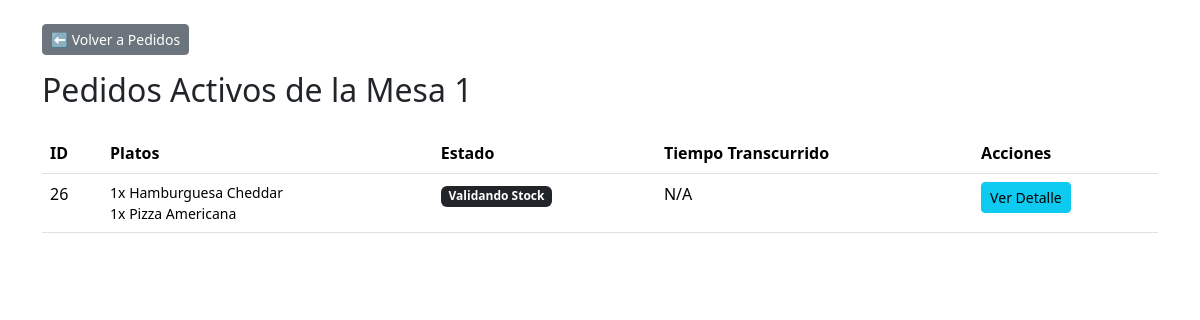
Screenshot of /mesa/1/pedidos/ with the database file from the repository.
### mainApp/models.py (models this page shows, shortened)
class Mesas(models.Model):
    numero = models.CharField(max_length=10, unique=True, verbose_name="Número de Mesa")
    ocupada = models.BooleanField(default=False, verbose_name="Ocupada")
    ubicacion = models.CharField(max_length=100, verbose_name="Ubicación en el Restaurante")
    class Meta:
        verbose_name = "Mesa"
        verbose_name_plural = "Mesas"
        ordering = ['numero']

class Pedidos(models.Model):
    ESTADO_CHOICES = [
        ('pendiente', 'Pendiente'),
        ('validando_stock', 'Validando Stock'),  # ✅ Nuevo estado
        ('en_elaboracion', 'En Elaboración'),
        ('enviado_cocina', 'Enviado a Cocina'),
        ('listo', 'Listo para Recoger'),
        ('entregado', 'Entregado'),
        ('cancelado', 'Cancelado'),
    ]
    nombre = models.CharField(max_length=100, verbose_name="Nombre del Cliente")
    mesa = models.ForeignKey(Mesas, on_delete=models.CASCADE, verbose_name="Mesa")
    mesero = models.ForeignKey(User, on_delete=models.SET_NULL, null=True, verbose_name="Mesero")
    notas_cocina = models.TextField(verbose_name="Notas para Cocina", blank=True, null=True)
    estado = models.CharField(
        max_length=20,
        choices=ESTADO_CHOICES,
        default='pendiente',
        verbose_name="Estado"
    )
    fecha_creacion = models.DateTimeField(auto_now_add=True, verbose_name="Fecha de Creación")
    fecha_actualizacion = models.DateTimeField(auto_now=True, verbose_name="Última Actualización")
    timestamp_envio_cocina = models.DateTimeField(null=True, blank=True, verbose_name="Envío a Cocina")
    timestamp_entrega = models.DateTimeField(null=True, blank=True, verbose_name="Fecha de Entrega")
    reserva_stock_id = models.CharField(max_length=50, null=True, blank=True, verbose_name="ID Reserva M1")
    descuento_porcentaje = models.DecimalField(max_digits=5, decimal_places=2, default=0, verbose_name="% Descuento")
    stock_validado = models.BooleanField(default=False, verbose_name="Stock Validado en M1")
    stock_consumido = models.BooleanField(default=False, verbose_name="Stock Consumido en M1")
    class Meta:
        verbose_name = "Pedido"
        verbose_name_plural = "Pedidos"
        ordering = ['-fecha_creacion']

class DetallePedido(models.Model):
    pedido = models.ForeignKey('Pedidos', on_delete=models.CASCADE, related_name='detalles', verbose_name="Pedido")
    plato = models.ForeignKey(Plato, on_delete=models.PROTECT, verbose_name="Plato")
    cantidad = models.PositiveIntegerField(default=1, verbose_name="Cantidad")
    class Meta:
        verbose_name = "Detalle del Pedido"
        verbose_name_plural = "Detalles del Pedido"
        unique_together = ('pedido', 'plato')

class Plato(models.Model):
    nombre = models.CharField(max_length=100, unique=True, verbose_name="Nombre del Plato")
    precio = models.DecimalField(max_digits=7, decimal_places=2, verbose_name="Precio")
    plato_id_m1 = models.IntegerField(null=True, blank=True, verbose_name="ID Plato en M1", help_text="ID del plato en el módulo de Menú")
    class Meta:
        verbose_name = "Plato de Menú"
        verbose_name_plural = "Platos de Menú"

### mainApp/views.py (the view)
# urls.py: path('mesa/<int:mesa_id>/pedidos/', views.pedidos_por_mesa, name='pedidos_por_mesa'),
def pedidos_por_mesa(request, mesa_id):
    mesa = get_object_or_404(Mesas, id=mesa_id)
    pedidos = Pedidos.objects.filter(mesa=mesa).exclude(estado='entregado')
    return render(request, 'pedidos_por_mesa.html', {
        'mesa': mesa,
        'pedidos': pedidos
    })

### templates/pedidos_por_mesa.html (shortened to what this page needs)
<!DOCTYPE html>
<html lang="es">
<head>
    <link href="https://cdn.jsdelivr.net/npm/bootstrap@5.3.2/dist/css/bootstrap.min.css" rel="stylesheet" />
</head>
<body class="container mt-4">
    <a href="{% url 'home' %}" class="btn btn-secondary btn-sm mb-3">⬅️ Volver a Pedidos</a>
    <h2 class="mb-4">Pedidos Activos de la Mesa {{ mesa.numero }}</h2>
    {% if pedidos %}
        <table class="table table-hover">
            <thead>
                <tr>
                    <th>ID</th>
                    <th>Platos</th>
                    <th>Estado</th>
                    <th>Tiempo Transcurrido</th>
                    <th>Acciones</th>
                </tr>
            </thead>
            <tbody>
                {% for p in pedidos %}
                <tr>
                    <td>{{ p.id }}</td>
                    <td>
                        <ul class="list-unstyled mb-0 small">
                            {% for det in p.detalles.all %}
                                <li>{{ det.cantidad }}x {{ det.plato.nombre }}</li>
                            {% empty %}
                                <li>(Sin detalles de platos)</li>
                            {% endfor %}
                        </ul>
                    </td>
                    <td>
                        <span class="badge
                            {% if p.estado == 'en_elaboracion' %}bg-secondary
                            {% elif p.estado == 'enviado_cocina' %}bg-info
                            {% elif p.estado == 'listo' %}bg-success
                            {% elif p.estado == 'pendiente' %}bg-warning
                            {% else %}bg-dark{% endif %}
                        ">
                            {{ p.get_estado_display }}
                        </span>
                    </td>
                    <td>
                        {% if now %}
                            {{ now|timesince:p.fecha_creacion }}
                        {% else %}
                            N/A
                        {% endif %}
                    </td>
                    <td>
                        <a href="{% url 'detalle_pedido' p.id %}" class="btn btn-info btn-sm">Ver Detalle</a>
                    </td>
                </tr>
                {% endfor %}
            </tbody>
        </table>
    {% else %}
        <div class="alert alert-info">
            Esta mesa no tiene pedidos activos (pendientes, en cocina o listos).
        </div>
    {% endif %}
</body>
</html>

### rows the page displays
Mesas: numero "1"
Pedidos: id "26", estado "Validando Stock"
DetallePedido: cantidad "1", plato.nombre "Hamburguesa Cheddar"
DetallePedido: cantidad "1", plato.nombre "Pizza Americana"
